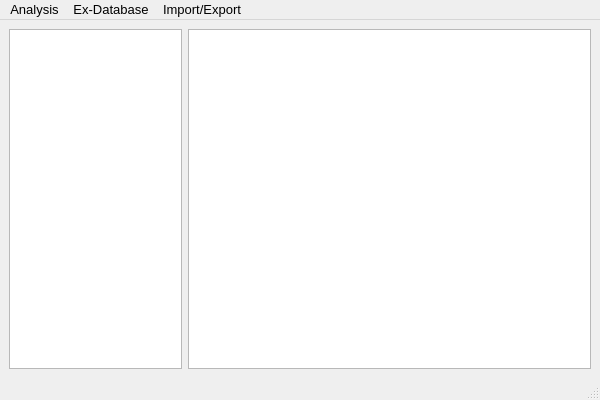
<?xml version="1.0" encoding="UTF-8"?>
<ui version="4.0">
 <class>MainWindow</class>
 <widget class="QMainWindow" name="MainWindow">
  <property name="geometry">
   <rect>
    <x>0</x>
    <y>0</y>
    <width>600</width>
    <height>400</height>
   </rect>
  </property>
  <property name="minimumSize">
   <size>
    <width>600</width>
    <height>400</height>
   </size>
  </property>
  <property name="font">
   <font>
    <family>Arial</family>
    <pointsize>10</pointsize>
   </font>
  </property>
  <property name="windowTitle">
   <string>MainWindow</string>
  </property>
  <widget class="QWidget" name="centralwidget">
   <layout class="QGridLayout" name="gridLayout" columnstretch="3,7">
    <item row="0" column="1">
     <widget class="QTableView" name="tableView"/>
    </item>
    <item row="0" column="0">
     <widget class="QListView" name="listView"/>
    </item>
   </layout>
  </widget>
  <widget class="QMenuBar" name="menubar">
   <property name="geometry">
    <rect>
     <x>0</x>
     <y>0</y>
     <width>600</width>
     <height>22</height>
    </rect>
   </property>
   <widget class="QMenu" name="menuAnalysis">
    <property name="title">
     <string>Analysis</string>
    </property>
    <addaction name="actionH_II_Section_Analysis"/>
    <addaction name="separator"/>
    <addaction name="actionExclude_Extremes"/>
    <addaction name="actionAuto_Border_Calculation"/>
    <addaction name="separator"/>
    <addaction name="actionDisplay_Galaxy_s_Attributes"/>
    <addaction name="actionCompare"/>
   </widget>
   <widget class="QMenu" name="menuSave_Load">
    <property name="title">
     <string>Ex-Database</string>
    </property>
    <addaction name="actionGet_Ex_Database_via_its_name"/>
    <addaction name="separator"/>
    <addaction name="actionImport_Ex_Database_from_AGal_Ex_Database_set_agaldb"/>
    <addaction name="actionExport_Ex_Database_to_Agal_Ex_Database_set_agaldb"/>
   </widget>
   <widget class="QMenu" name="menuSave_Load_2">
    <property name="title">
     <string>Import/Export</string>
    </property>
    <addaction name="actionSave_Current_Status"/>
    <addaction name="actionSave_to_AGal_Dataset_agal"/>
   </widget>
   <addaction name="menuAnalysis"/>
   <addaction name="menuSave_Load"/>
   <addaction name="menuSave_Load_2"/>
  </widget>
  <widget class="QStatusBar" name="statusbar"/>
  <action name="actionH_II_Section_Analysis">
   <property name="text">
    <string>Start H II Image Analysis</string>
   </property>
  </action>
  <action name="actionExclude_Extremes">
   <property name="text">
    <string>Exclude Extremes</string>
   </property>
  </action>
  <action name="actionSave_Current_Status">
   <property name="text">
    <string>Import from AGal Dataset(.agal)</string>
   </property>
  </action>
  <action name="actionSave_to_AGal_Dataset_agal">
   <property name="text">
    <string>Export to AGal Dataset(.agal)</string>
   </property>
  </action>
  <action name="actionGet_Ex_Database_via_its_name">
   <property name="text">
    <string>Get Ex-Database via its name(WEB)</string>
   </property>
  </action>
  <action name="actionLoad_Ex_Database_from_file">
   <property name="text">
    <string>Import Ex-Database via Agal Ex-Database set(.agaldb)</string>
   </property>
  </action>
  <action name="actionImport_Ex_Database_from_AGal_Ex_Database_set_agaldb">
   <property name="text">
    <string>Import Ex-Database from AGal Ex-Database set(.agaldb)</string>
   </property>
  </action>
  <action name="actionExport_Ex_Database_to_Agal_Ex_Database_set_agaldb">
   <property name="text">
    <string>Export Ex-Database to AGal Ex-Database set(.agaldb)</string>
   </property>
  </action>
  <action name="actionDisplay_Settings">
   <property name="text">
    <string>Display Settings</string>
   </property>
  </action>
  <action name="actionClear_All">
   <property name="text">
    <string>Clear All</string>
   </property>
  </action>
  <action name="actionAuto_Border_Calculation">
   <property name="text">
    <string>Auto-Border Calculation</string>
   </property>
  </action>
  <action name="actionCompare_Galaxies">
   <property name="text">
    <string>Compare...</string>
   </property>
  </action>
  <action name="actionDisplay_Galaxy_s_Attributes">
   <property name="text">
    <string>Display Galaxy's Attributes</string>
   </property>
  </action>
  <action name="actionCompare">
   <property name="text">
    <string>Compare...</string>
   </property>
  </action>
 </widget>
 <resources/>
 <connections/>
</ui>
